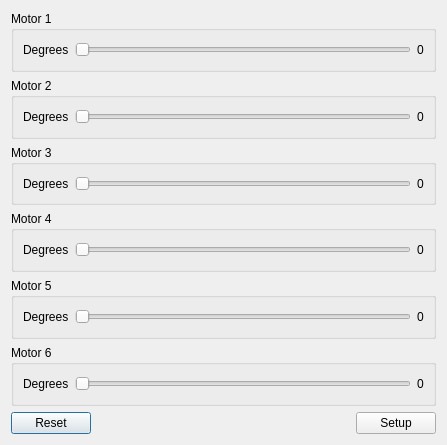
<?xml version="1.0" encoding="UTF-8"?>
<ui version="4.0">
 <class>RobotControlDialog</class>
 <widget class="QDialog" name="RobotControlDialog">
  <property name="geometry">
   <rect>
    <x>0</x>
    <y>0</y>
    <width>447</width>
    <height>445</height>
   </rect>
  </property>
  <property name="windowTitle">
   <string>Dialog</string>
  </property>
  <layout class="QGridLayout" name="gridLayout_2">
   <item row="6" column="0">
    <widget class="QPushButton" name="pushButtonReset">
     <property name="text">
      <string>Reset</string>
     </property>
    </widget>
   </item>
   <item row="6" column="1">
    <spacer name="horizontalSpacer">
     <property name="orientation">
      <enum>Qt::Orientation::Horizontal</enum>
     </property>
     <property name="sizeHint" stdset="0">
      <size>
       <width>226</width>
       <height>20</height>
      </size>
     </property>
    </spacer>
   </item>
   <item row="6" column="2">
    <widget class="QPushButton" name="pushButtonSetup">
     <property name="text">
      <string>Setup</string>
     </property>
    </widget>
   </item>
   <item row="5" column="0" colspan="3">
    <widget class="QGroupBox" name="groupBoxMotor6">
     <property name="minimumSize">
      <size>
       <width>300</width>
       <height>0</height>
      </size>
     </property>
     <property name="title">
      <string>Motor 6</string>
     </property>
     <layout class="QHBoxLayout" name="horizontalLayout_6">
      <item>
       <widget class="QLabel" name="labelDegrees6">
        <property name="text">
         <string>Degrees</string>
        </property>
       </widget>
      </item>
      <item>
       <widget class="QSlider" name="horizontalSlider6">
        <property name="maximum">
         <number>180</number>
        </property>
        <property name="orientation">
         <enum>Qt::Orientation::Horizontal</enum>
        </property>
       </widget>
      </item>
      <item>
       <widget class="QLabel" name="labelMotor6Slider">
        <property name="text">
         <string>0</string>
        </property>
       </widget>
      </item>
     </layout>
    </widget>
   </item>
   <item row="4" column="0" colspan="3">
    <widget class="QGroupBox" name="groupBoxMotor5">
     <property name="minimumSize">
      <size>
       <width>300</width>
       <height>0</height>
      </size>
     </property>
     <property name="title">
      <string>Motor 5</string>
     </property>
     <layout class="QHBoxLayout" name="horizontalLayout_5">
      <item>
       <widget class="QLabel" name="labelDegrees5">
        <property name="text">
         <string>Degrees</string>
        </property>
       </widget>
      </item>
      <item>
       <widget class="QSlider" name="horizontalSlider5">
        <property name="maximum">
         <number>180</number>
        </property>
        <property name="orientation">
         <enum>Qt::Orientation::Horizontal</enum>
        </property>
       </widget>
      </item>
      <item>
       <widget class="QLabel" name="labelMotor5Slider">
        <property name="text">
         <string>0</string>
        </property>
       </widget>
      </item>
     </layout>
    </widget>
   </item>
   <item row="3" column="0" colspan="3">
    <widget class="QGroupBox" name="groupBoxMotor4">
     <property name="minimumSize">
      <size>
       <width>300</width>
       <height>0</height>
      </size>
     </property>
     <property name="title">
      <string>Motor 4</string>
     </property>
     <layout class="QHBoxLayout" name="horizontalLayout_4">
      <item>
       <widget class="QLabel" name="labelDegrees4">
        <property name="text">
         <string>Degrees</string>
        </property>
       </widget>
      </item>
      <item>
       <widget class="QSlider" name="horizontalSlider4">
        <property name="maximum">
         <number>180</number>
        </property>
        <property name="orientation">
         <enum>Qt::Orientation::Horizontal</enum>
        </property>
       </widget>
      </item>
      <item>
       <widget class="QLabel" name="labelMotor4Slider">
        <property name="text">
         <string>0</string>
        </property>
       </widget>
      </item>
     </layout>
    </widget>
   </item>
   <item row="2" column="0" colspan="3">
    <widget class="QGroupBox" name="groupBoxMotor3">
     <property name="minimumSize">
      <size>
       <width>300</width>
       <height>0</height>
      </size>
     </property>
     <property name="title">
      <string>Motor 3</string>
     </property>
     <layout class="QHBoxLayout" name="horizontalLayout_3">
      <item>
       <widget class="QLabel" name="labelDegrees3">
        <property name="text">
         <string>Degrees</string>
        </property>
       </widget>
      </item>
      <item>
       <widget class="QSlider" name="horizontalSlider3">
        <property name="maximum">
         <number>180</number>
        </property>
        <property name="orientation">
         <enum>Qt::Orientation::Horizontal</enum>
        </property>
        <property name="tickPosition">
         <enum>QSlider::TickPosition::NoTicks</enum>
        </property>
       </widget>
      </item>
      <item>
       <widget class="QLabel" name="labelMotor3Slider">
        <property name="text">
         <string>0</string>
        </property>
       </widget>
      </item>
     </layout>
    </widget>
   </item>
   <item row="1" column="0" colspan="3">
    <widget class="QGroupBox" name="groupBoxMotor2">
     <property name="minimumSize">
      <size>
       <width>300</width>
       <height>0</height>
      </size>
     </property>
     <property name="title">
      <string>Motor 2</string>
     </property>
     <layout class="QHBoxLayout" name="horizontalLayout_2">
      <item>
       <widget class="QLabel" name="labelDegrees2">
        <property name="text">
         <string>Degrees</string>
        </property>
       </widget>
      </item>
      <item>
       <widget class="QSlider" name="horizontalSlider2">
        <property name="maximum">
         <number>180</number>
        </property>
        <property name="orientation">
         <enum>Qt::Orientation::Horizontal</enum>
        </property>
       </widget>
      </item>
      <item>
       <widget class="QLabel" name="labelMotor2Slider">
        <property name="text">
         <string>0</string>
        </property>
       </widget>
      </item>
     </layout>
    </widget>
   </item>
   <item row="0" column="0" colspan="3">
    <widget class="QGroupBox" name="groupBoxMotor1">
     <property name="minimumSize">
      <size>
       <width>300</width>
       <height>0</height>
      </size>
     </property>
     <property name="title">
      <string>Motor 1</string>
     </property>
     <layout class="QGridLayout" name="gridLayout">
      <item row="0" column="0">
       <widget class="QLabel" name="labelDegrees1">
        <property name="text">
         <string>Degrees</string>
        </property>
       </widget>
      </item>
      <item row="0" column="1">
       <widget class="QSlider" name="horizontalSlider1">
        <property name="mouseTracking">
         <bool>false</bool>
        </property>
        <property name="tabletTracking">
         <bool>false</bool>
        </property>
        <property name="maximum">
         <number>180</number>
        </property>
        <property name="orientation">
         <enum>Qt::Orientation::Horizontal</enum>
        </property>
       </widget>
      </item>
      <item row="0" column="2">
       <widget class="QLabel" name="labelMotor1Slider">
        <property name="text">
         <string>0</string>
        </property>
       </widget>
      </item>
     </layout>
    </widget>
   </item>
  </layout>
 </widget>
 <resources/>
 <connections/>
</ui>
